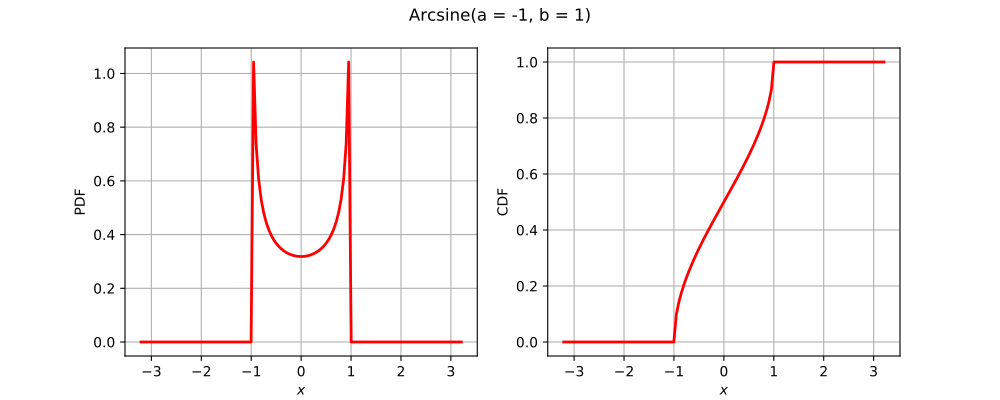

Source code (Python):
import openturns as ot
from matplotlib import pyplot as plt
from openturns.viewer import View
if ot.Arcsine().__class__.__name__ == 'ComposedDistribution':
    correlation = ot.CorrelationMatrix(2)
    correlation[1, 0] = 0.25
    aCopula = ot.NormalCopula(correlation)
    marginals = [ot.Normal(1.0, 2.0), ot.Normal(2.0, 3.0)]
    distribution = ot.ComposedDistribution(marginals, aCopula)
elif ot.Arcsine().__class__.__name__ == 'CumulativeDistributionNetwork':
    distribution = ot.CumulativeDistributionNetwork([ot.Normal(2),ot.Dirichlet([0.5, 1.0, 1.5])], ot.BipartiteGraph([[0,1], [0,1]]))
elif ot.Arcsine().__class__.__name__ == 'Histogram':
    distribution = ot.Histogram([-1.0, 0.5, 1.0, 2.0], [0.45, 0.4, 0.15])
else:
    distribution = ot.Arcsine()
dimension = distribution.getDimension()
if dimension == 1:
    distribution.setDescription(['$x$'])
    pdf_graph = distribution.drawPDF()
    cdf_graph = distribution.drawCDF()
    fig = plt.figure(figsize=(10, 4))
    plt.suptitle(str(distribution))
    pdf_axis = fig.add_subplot(121)
    cdf_axis = fig.add_subplot(122)
    View(pdf_graph, figure=fig, axes=[pdf_axis], add_legend=False)
    View(cdf_graph, figure=fig, axes=[cdf_axis], add_legend=False)
elif dimension == 2:
    distribution.setDescription(['$x_1$', '$x_2$'])
    pdf_graph = distribution.drawPDF()
    fig = plt.figure(figsize=(10, 5))
    plt.suptitle(str(distribution))
    pdf_axis = fig.add_subplot(111)
    View(pdf_graph, figure=fig, axes=[pdf_axis], add_legend=False)
